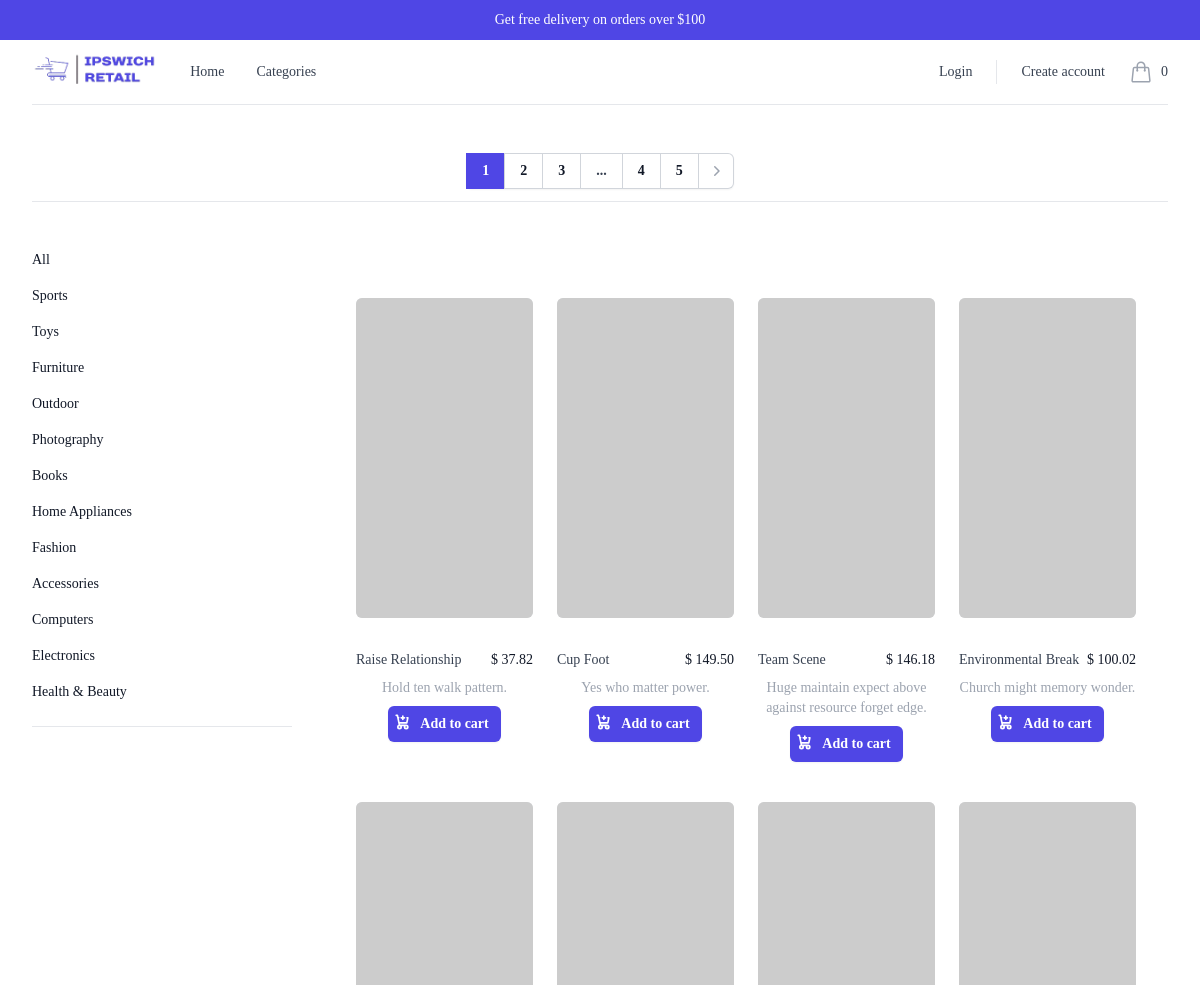
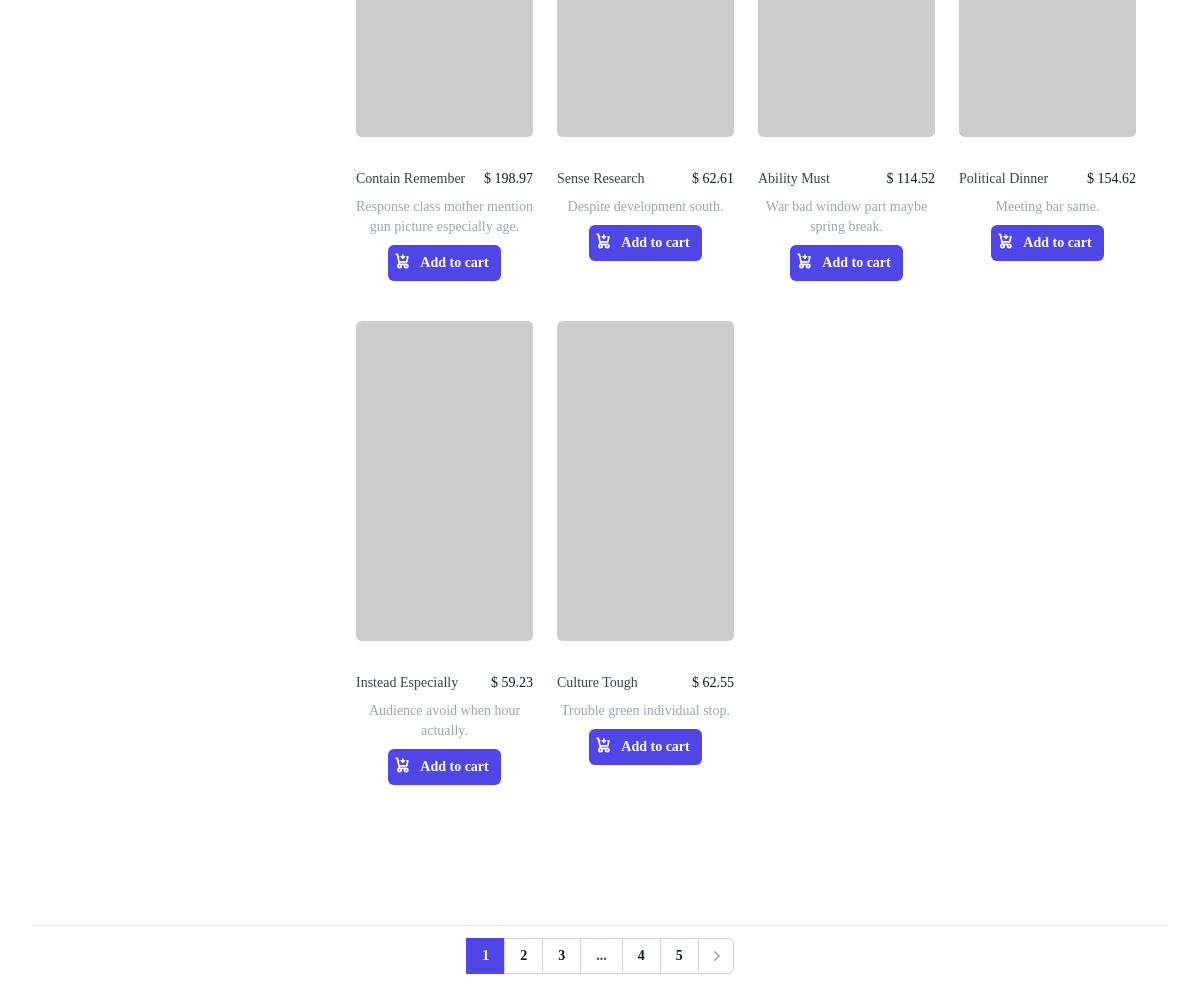
Screenshot of /products/category/2/ with the database file from the repository (2 pictures, top to bottom).
### shop/models.py (models this page shows, shortened)
class Category(models.Model):
    name = models.CharField(max_length=100)

class Product(models.Model):
    name = models.CharField(max_length=100)
    description = models.TextField()
    price = models.DecimalField(max_digits=10, decimal_places=2)
    image = models.ImageField(upload_to='products/')
    category = models.ForeignKey(Category, on_delete=models.SET_NULL, null=True, blank=True)
    stock = models.PositiveIntegerField(default=0)

### shop/views.py (the view)
# urls.py: path('products/category/', views.product_list_by_category, name='product_list_by_category'),
def product_list_by_category(request, category_id=None):
    categories = Category.objects.all()
    if category_id:
        category = get_object_or_404(Category, id=category_id)
        products = Product.objects.filter(category=category)
    else:
        products = Product.objects.all()
    paginator = Paginator(products, 10)  # Show 10 products per page
    page_number = request.GET.get('page')
    page_obj = paginator.get_page(page_number)
    return render(request, 'shop/product_list_category.html', {
        'page_obj': page_obj,
        'paginator': paginator,
        'categories': categories,
        'category': category if category_id else None
    })

### shop/context_processors.py (called while the page is built)
def cart_total_items(request):
    total_items = 0
    if request.user.is_authenticated:
        cart = Cart.objects.filter(user=request.user).first()
        if cart:
            total_items = sum([item.quantity for item in cart.cartitem_set.all()])
    else:
        cart = request.session.get('cart', {})
        total_items = sum(item['quantity'] for item in cart.values())
    return {'total_items_in_cart': total_items}

### theme/templates/shop/product_list_category.html (shortened to what this page needs)
{% extends '../base.html' %} {% block title %}Ipswich Retail | Categories{% endblock %}
{% block content %}
  <div>
    <main class="mx-auto max-w-7xl px-4 sm:px-6 lg:px-8">
      <div class="flex items-baseline justify-center min-w-full pb-6 pt-4">
          {% include '../components/paginations/top-pagination.html' %}
      </div>
      <section aria-labelledby="products-heading" class="pb-24 pt-6">
        <div class="grid grid-cols-1 gap-x-8 gap-y-10 lg:grid-cols-4">
          {% include '../components/blocks/category_forms_list.html' %}
          <div class="lg:col-span-3">
            <div class="mx-auto max-w-2xl px-4 py-4 sm:px-6 sm:py-6 lg:max-w-7xl lg:px-8">
              {% include '../components/products/products.html' %}
            </div>
          </div>
        </div>
      </section>
      {% include '../components/paginations/bottom-pagination.html' %}
    </main>
  </div>
{% endblock %}

### theme/templates/components/blocks/category_forms_list.html (shortened to what this page needs)
<form class="hidden lg:block">
  <ul
    role="list"
    class="space-y-4 border-b border-gray-200 pb-6 text-sm font-medium text-gray-900"
  >
    <li>
      <a href="{% url 'product_list_by_category' %}">All</a>
    </li>
    {% for category in categories %}
    <li>
      <a href="{% url 'product_list_by_category' category.id %}"
        >{{ category.name }}</a
      >
    </li>
    {% endfor %}
  </ul>
</form>

### theme/templates/components/products/products.html (shortened to what this page needs)
<div class="mt-6 grid grid-cols-1 gap-x-6 gap-y-10 sm:grid-cols-2 lg:grid-cols-4 xl:gap-x-8">
  {% for product in page_obj %}
    <div class="group relative">
      <div class="aspect-h-1 aspect-w-1 w-full overflow-hidden rounded-md bg-gray-200 lg:aspect-none group-hover:opacity-75 lg:h-80">
        <a href="{% url 'product_detail' product.id %}">
          <img src="{{ product.image }}" alt="{{ product.name }}" class="size-full object-cover object-center lg:size-full" />
        </a>
      </div>
      <div class="mt-4 flex justify-center flex-col w-full items-center gap-2">
        <div class="mt-4 flex justify-between min-w-full">
          <div>
            <h3 class="text-sm text-gray-700">
              <a href="{% url 'product_detail' product.id %}">
                <span aria-hidden="true" class="absolute inset-0"></span>
                {{ product.name }}
              </a>
            </h3>
          </div>
          <div>
            <p class="text-sm font-medium text-gray-900">
              $ {{ product.price }}
            </p>
          </div>
        </div>
        <p class="text-sm font-medium text-gray-400 text-center">
          {{ product.description }}
        </p>
        <form action="{% url 'add_to_cart' product.id %}" method="post">
          <div class="z-100 relative bottom-0">
            <button
              type="submit"
              class="flex w-full justify-center rounded-md bg-indigo-600 px-3 py-1.5 text-sm/6 font-semibold text-white shadow-sm hover:bg-indigo-500 focus-visible:outline focus-visible:outline-2 focus-visible:outline-offset-2 focus-visible:outline-indigo-600"
              >
              Add to cart
            </button>
          </div>
        </form>
      </div>
    </div>
  {% endfor %}
</div>

### rows the page displays
Category: name "Sports"
Category: name "Toys"
Category: name "Furniture"
Category: name "Outdoor"
Category: name "Photography"
Category: name "Books"
Category: name "Home Appliances"
Category: name "Fashion"
Category: name "Accessories"
Category: name "Computers"
Category: name "Electronics"
Category: name "Health & Beauty"
Product: name "Raise Relationship", price "37.82", description "Hold ten walk pattern."
Product: name "Cup Foot", price "149.50", description "Yes who matter power."
Product: name "Team Scene", price "146.18", description "Huge maintain expect above against resource forget edge."
Product: name "Environmental Break", price "100.02", description "Church might memory wonder."
Product: name "Contain Remember", price "198.97", description "Response class mother mention gun picture especially age."
Product: name "Sense Research", price "62.61", description "Despite development south."
Product: name "Ability Must", price "114.52", description "War bad window part maybe spring break."
Product: name "Political Dinner", price "154.62", description "Meeting bar same."
Product: name "Instead Especially", price "59.23", description "Audience avoid when hour actually."
Product: name "Culture Tough", price "62.55", description "Trouble green individual stop."

### other values shown
{{ total_items_in_cart }} "0"
{{ page_num }} "1" "2" "3"
{{ page_num }} "4" "5"
